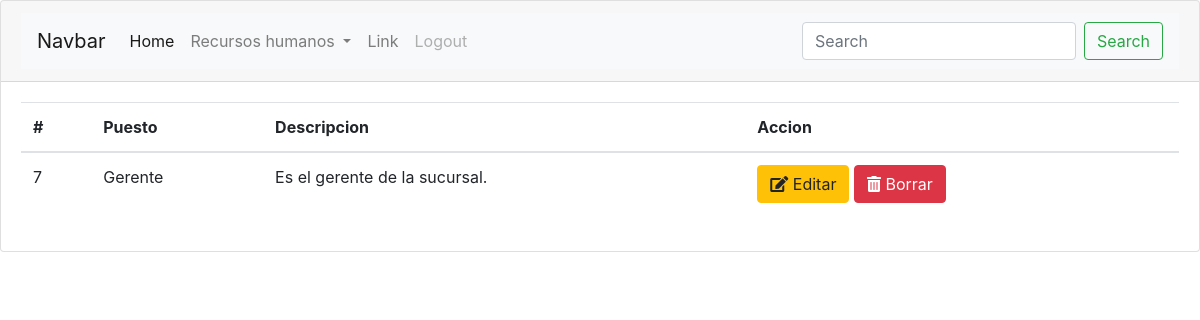
/RH/roles (signed in), run on an earlier commit of the app's database.
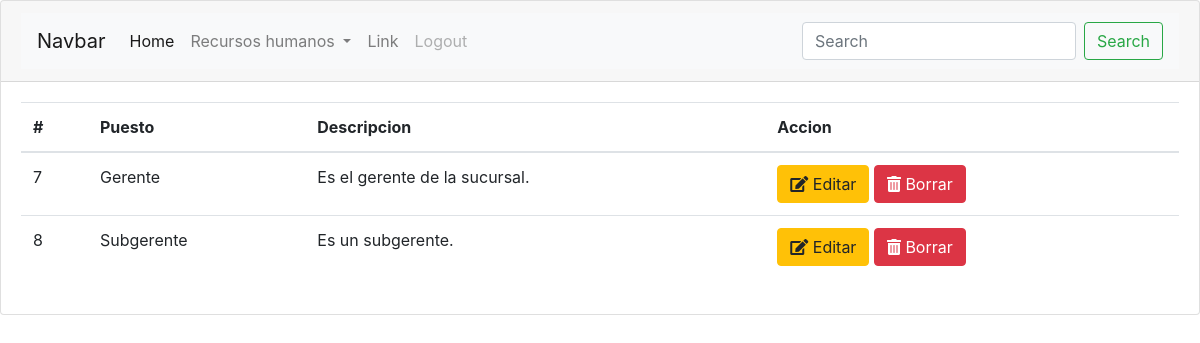
And on a later commit of the database.
### RH/models.py (models this page shows)
class Rol(models.Model):
	nombre=models.CharField(max_length=120)
	descripcion=models.TextField()

### RH/views.py (the view)
# urls.py: path('roles',views.roles_index,name='roles_index'),
@login_required
def roles_index(request):
	roles=Rol.objects.all()
	return render(request,'RH/roles_index.html',{'roles':roles})

### RH/templates/RH/roles_index.html
{% extends "base.html" %}
{% block content %}
	<table class="table">
	  <thead>
	    <tr>
	      <th scope="col">#</th>
	      <th scope="col">Puesto</th>
	      <th scope="col">Descripcion</th>
	      <th scope="col">Accion</th>
	    </tr>
	  </thead>
	  <tbody>
	  	{% for rol in roles %}
		    <tr>
		      <td>{{rol.pk}}</td>
		      <td>{{rol.nombre}}</td>
		      <td>{{rol.descripcion}}</td>
		      <td>
		      	<a class="btn btn-warning" href="{%url 'roles_edit' pk=rol.pk%}" role="button"><i class="fas fa-edit"></i> Editar</a>
		      	<a class="btn btn-danger" href="{%url 'roles_delete' pk=rol.pk%}" role="button"><i class="fas fa-trash-alt"></i> Borrar</a>
		      </td>
		    </tr>
		{% endfor %}
	  </tbody>
	</table>
{% endblock content %}

What changed in the data, as far as the page shows it:
added Rol: pk "8", nombre "Subgerente", descripcion "Es un subgerente."
